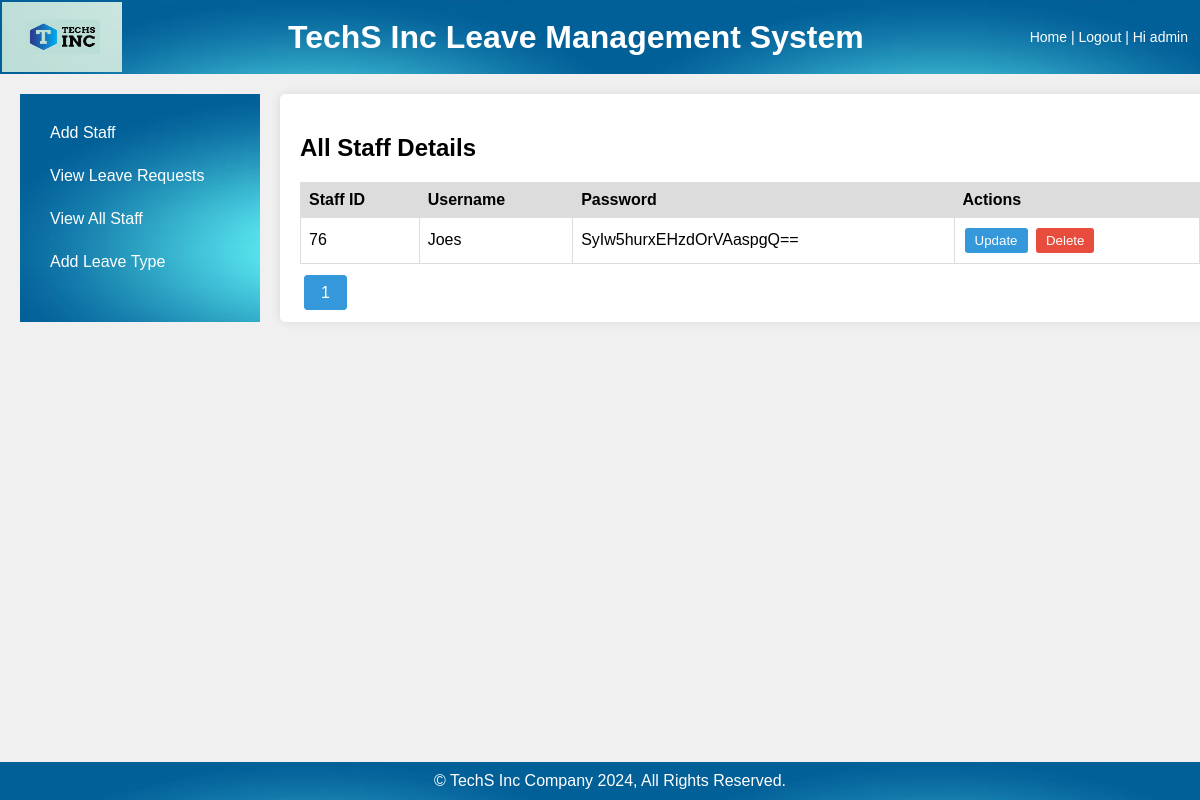
The app's page /view/view_all_staff.php with its own data.
### tables this page shows
CREATE TABLE `users` (
  `user_id` int(11) NOT NULL,
  `username` varchar(50) NOT NULL,
  `email` text NOT NULL,
  `password` varchar(50) NOT NULL,
  `role` varchar(50) NOT NULL,
  `reset_token_hash` varchar(100) DEFAULT NULL,
  `reset_token_expires_at` datetime DEFAULT NULL
);

### view/view_all_staff.php (the view, shortened to what this page needs)
<?php
include '../controller/db_connect.php';
$page = isset($_GET['page']) ? (int)$_GET['page'] : 1;
$records_per_page = 6;
$offset = ($page - 1) * $records_per_page;
$total_sql = "SELECT COUNT(*) FROM users WHERE role = 'staff'";
$total_result = $conn->query($total_sql);
$total_rows = $total_result->fetch_row()[0];
$total_pages = ceil($total_rows / $records_per_page);
$sql = "SELECT * FROM users WHERE role = 'staff' LIMIT $records_per_page OFFSET $offset";
$result = $conn->query($sql);
?>
<!DOCTYPE html>
<html lang="en">
<head>
</head>
<body>
    <div class="header">
		<img class = "imagesrc" src="../images/logo4.png" alt = "" />
        <h1>TechS Inc Leave Management System</h1>
        <div class="user-info">
            <span><a href="../view/admin_dashboard.php" style="color: white; text-decoration: none;">Home</a></span> |
			<span><a href="../index.php" style="color: white; text-decoration: none;">Logout</a></span> |
            <span>Hi admin</span>
        </div>
    </div>
    <div class="container">
        <div class="sidebar">
            <a href="../view/admin_dashboard.php">Add Staff</a>
			<a href="../view/leave_requests.php">View Leave Requests</a>
            <a href="../view/view_all_staff.php">View All Staff</a>
            <a href="../view/add_leave.php">Add Leave Type</a>
        </div>
        <div class="content">
            <h2>All Staff Details</h2>
            <table>
                <thead>
                    <tr>
                        <th>Staff ID</th>
                        <th>Username</th>
                        <th>Password</th>
                        <th>Actions</th>
                    </tr>
                </thead>
                <tbody>
                    <?php
                    if ($result->num_rows > 0) {
                        while($row = $result->fetch_assoc()) {
                            echo "<tr>";
                            echo "<td>" . $row["user_id"] . "</td>";
                            echo "<td>" . $row["username"] . "</td>";
                            echo "<td>" . $row["password"] . "</td>";
                            echo "<td>
                                    <button class='action-btn update-btn' onclick='updateStaff(" . $row["user_id"] . ")'>Update</button>
                                    <button class='action-btn delete-btn' onclick='deleteStaff(" . $row["user_id"] . ")'>Delete</button>
                                  </td>";
                            echo "</tr>";
                        }
                    } else {
                        echo "<tr><td colspan='4'>No staff found</td></tr>";
                    }
                    ?>
                </tbody>
            </table>
            <div class="pagination">
                <?php
                for ($i = 1; $i <= $total_pages; $i++) {
                    echo "<a href='../view/view_all_staff.php?page=$i'" . ($i == $page ? " class='active'" : "") . ">$i</a>";
                }
                ?>
            </div>
        </div>
    </div>
    <div class="footer">
        © TechS Inc Company 2024, All Rights Reserved.
    </div>
</body>
</html>

### view/view_all_staff.php (style rules this page uses)
body { font-family: Arial, sans-serif; margin: 0; padding: 0; background-color: #f0f0f0; }
.header { background-color: #8FBC8F; color: white; padding: 2px; display: flex; justify-content: space-between; align-items: center; background-image: url('../images/sidebar.jpg'); }
.header h1 { margin: 0; }
.user-info { font-size: 14px; margin-right: 10px; }
.container { display: flex; margin: 20px; width: 1200px; }
.sidebar { width: 200px; background-color: #8FBC8F; padding: 20px; background-image: url('../images/sidebar.jpg'); }
.sidebar a { display: block; color: white; text-decoration: none; padding: 10px; margin-bottom: 5px; }
.content { flex-grow: 1; padding: 20px; background-color: white; margin-left: 20px; border-radius: 5px; box-shadow: 0 0 10px rgba(0,0,0,0.1); }
.footer { background-color: #8FBC8F; color: white; text-align: center; padding: 10px; position: fixed; bottom: 0; width: 100%; background-image: url('../images/sidebar.jpg'); }
table { width: 100%; border-collapse: collapse; }
th, td { border: 1px solid #ddd; padding: 8px; text-align: left; }
th { background-color: #DCDCDC; }
.action-btn { padding: 5px 10px; margin: 2px; border: none; border-radius: 3px; cursor: pointer; }
.update-btn { background-color: #3498db; color: white; }
.delete-btn { background-color: #e74c3c; color: white; }
.pagination { margin-top: 20px; }
.pagination a { padding: 8px 16px; text-decoration: none; color: #3498db; border: 1px solid #ddd; margin: 0 4px; border-radius: 4px; }
.pagination a.active { background-color: #3498db; color: white; border: 1px solid #3498db; }
.imagesrc { height: 70px; width:120px; margin-left: 0px; }

### records on screen
users: user_id "76", username "Joes", password "SyIw5hurxEHzdOrVAaspgQ=="
